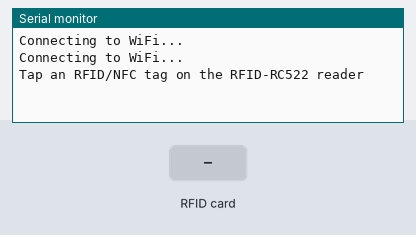
Bench run of a program on a simulated ESP32. On the bench: the last lines printed to the serial monitor. Inputs (shaded band) come from the test bench. WiFi joins after 1.5 s; servers stay silent unless stated; uploads are accepted with an empty reply.

Above: at 3.2 s.
3.3 s: RFID card 12 34 56 79 held to the reader
At 5.3 s:
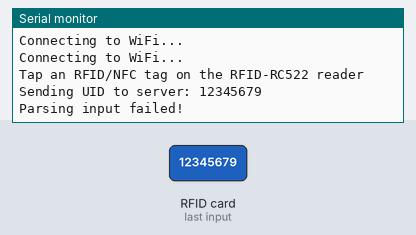
5.8 s: RFID card 5E 7A 19 C4 held to the reader
At 6.49 s:
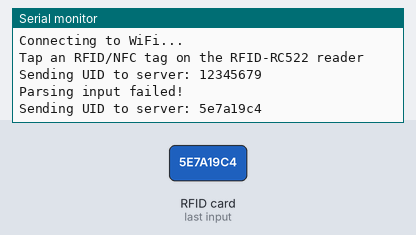

The program:

main.cpp
```cpp
#include <Arduino.h>
#include <SPI.h>
#include <MFRC522.h>
#include <WiFi.h> // Include the WiFi library
#include <WiFiClient.h>
#include <ArduinoHttpClient.h>
#include <Arduino_JSON.h>

#define SS_PIN  5  // ESP32 pin GPIO5
#define RST_PIN 27 // ESP32 pin GPIO27
#define WIFI_SSID "KARAN"
#define WIFI_PASSWORD "12345679"
#define SERVER_IP "192.168.20.131" // Change this to your server IP address
#define SERVER_PORT 3000 // Change this to your server port

MFRC522 rfid(SS_PIN, RST_PIN);
WiFiClient wifiClient;
HttpClient httpClient = HttpClient(wifiClient, SERVER_IP, SERVER_PORT);

void setup() {
  Serial.begin(9600);
  SPI.begin(); // init SPI bus
  rfid.PCD_Init(); // init MFRC522

  // Connect to WiFi
  WiFi.begin(WIFI_SSID, WIFI_PASSWORD);
  while (WiFi.status() != WL_CONNECTED) {
    delay(1000);
    Serial.println("Connecting to WiFi...");
  }

  Serial.println("Tap an RFID/NFC tag on the RFID-RC522 reader");
}

void sendUIDToServer(String uid) {
  Serial.print("Sending UID to server: ");
  Serial.println(uid);

  // Construct the request URL
  String url = "/scan";
  String requestBody = "{\"uid\":\"" + uid + "\"}";


  httpClient.post(url, "application/json", requestBody);
  String response = httpClient.responseBody();
  JSONVar myObject = JSON.parse(response);
  if (JSON.typeof(myObject) == "undefined")
  {
    Serial.println("Parsing input failed!");
    return;
  }
  else
  {
    Serial.println("Parsing input success!");
    Serial.println(myObject);
  }
}


void loop() {
  if (rfid.PICC_IsNewCardPresent()) { // new tag is available
    if (rfid.PICC_ReadCardSerial()) { // NUID has been read
      String uidHex = ""; // String to store UID hex
      for (int i = 0; i < rfid.uid.size; i++) {
        uidHex += (rfid.uid.uidByte[i] < 0x10 ? "0" : ""); // add leading zero if needed
        uidHex += String(rfid.uid.uidByte[i], HEX); // convert byte to hex string
      }

      // Send UID hex to server
      sendUIDToServer(uidHex);

      rfid.PICC_HaltA(); // halt PICC
      rfid.PCD_StopCrypto1(); // stop encryption on PCD
    }
  }
  delay(1000); // Wait for 1 second before next scan
}
```

Measured:
- after the input at 3.3 s, the serial monitor: prints a new line after 0.81 s (image 1)
- after the input at 5.8 s, the serial monitor: prints a new line after 0.54 s (image 2)
